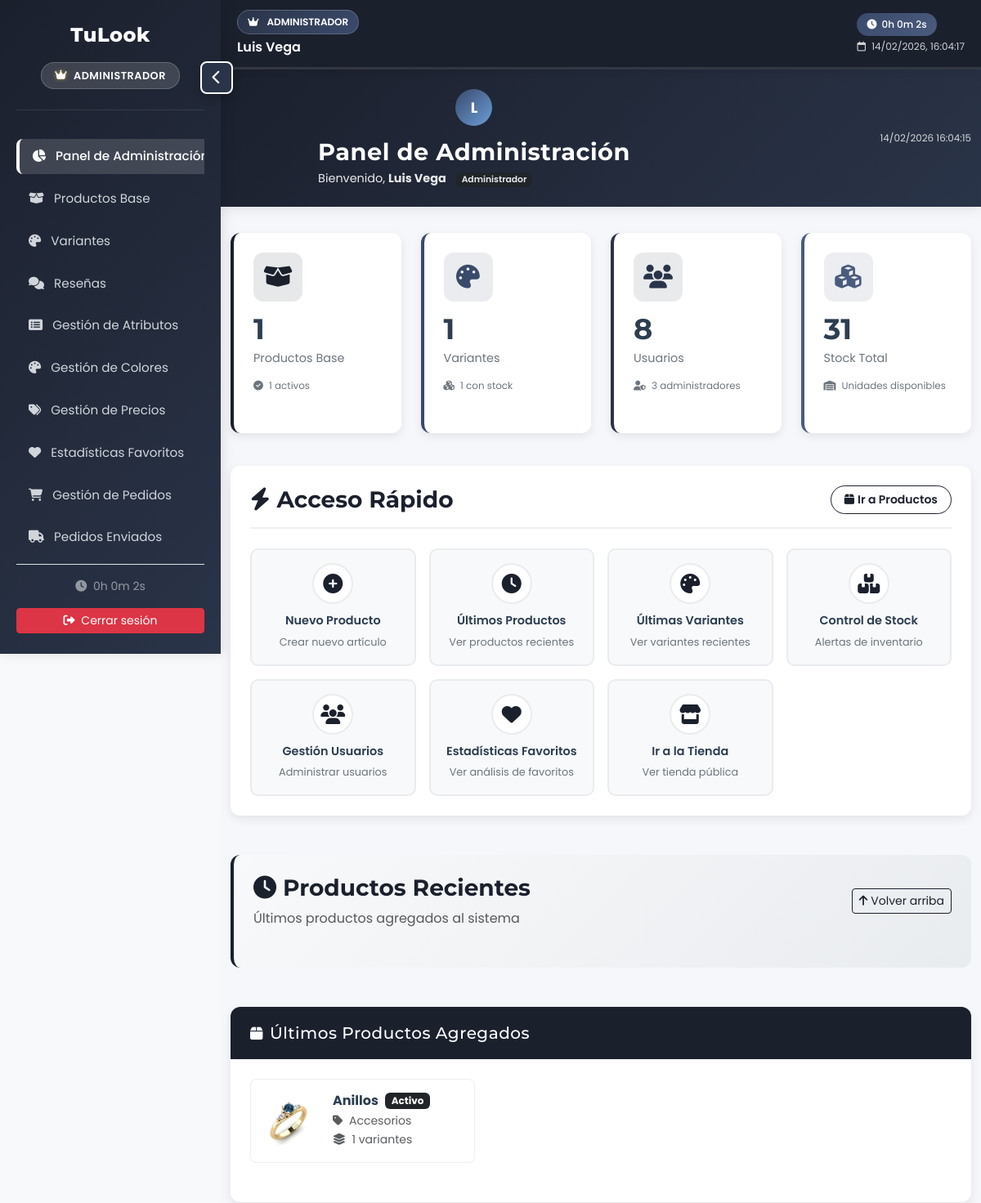
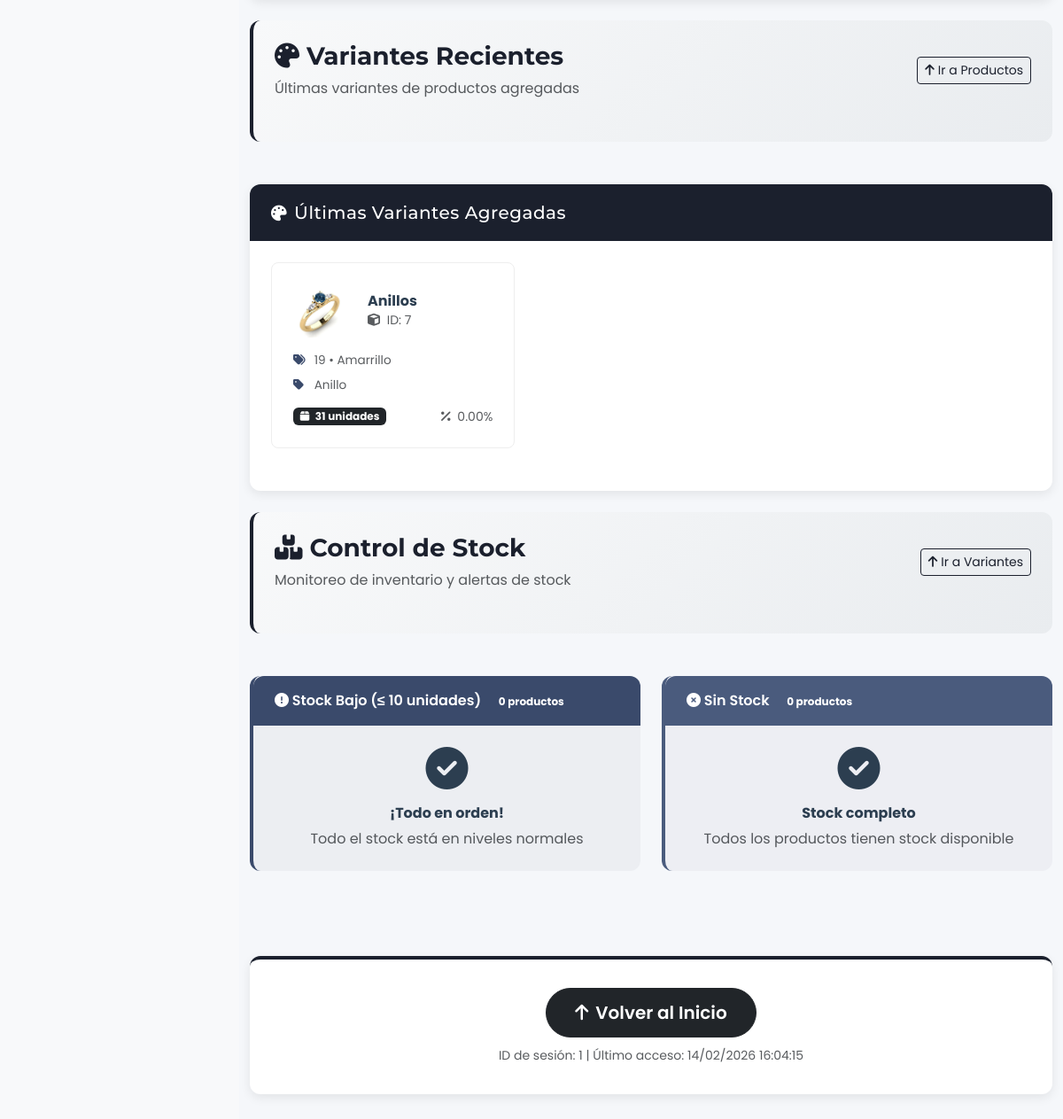
The page /?c=Admin&a=index&t=1771085055&r=7615&fresh=1 (signed in) on the database its author committed (2 pictures, top to bottom).
### tables this page shows
CREATE TABLE `articulo` (
  `ID_Articulo` int(11) NOT NULL,
  `N_Articulo` varchar(45) NOT NULL,
  `Foto` varchar(300) NOT NULL,
  `ID_Categoria` int(11) NOT NULL,
  `ID_SubCategoria` int(11) NOT NULL,
  `ID_Genero` int(11) NOT NULL,
  `ID_Precio` int(11) NOT NULL,
  `Activo` int(11) NOT NULL DEFAULT 0
);

CREATE TABLE `categoria` (
  `ID_Categoria` int(11) NOT NULL,
  `N_Categoria` varchar(45) NOT NULL
);

CREATE TABLE `producto` (
  `ID_Producto` int(11) NOT NULL,
  `ID_Articulo` int(11) NOT NULL,
  `Nombre_Producto` varchar(255) DEFAULT NULL,
  `Foto` varchar(300) NOT NULL,
  `Porcentaje` decimal(5,2) NOT NULL,
  `Cantidad` int(11) NOT NULL DEFAULT 0,
  `Activo` tinyint(1) NOT NULL DEFAULT 0,
  `ID_Atributo1` int(11) DEFAULT NULL,
  `ID_Atributo2` int(11) DEFAULT NULL,
  `ID_Atributo3` int(11) DEFAULT NULL,
  `ValorAtributo1` varchar(50) DEFAULT NULL,
  `ValorAtributo2` varchar(50) DEFAULT NULL,
  `ValorAtributo3` varchar(50) DEFAULT NULL
);

### views/admin/dashboard.php (the view, shortened to what the rows shown need)
<?php
$ultimosProductos = $this->db->query("
    SELECT a.ID_Articulo, a.N_Articulo, a.Foto, a.Activo,
           c.N_Categoria, g.N_Genero, s.SubCategoria,
           COUNT(p.ID_Producto) as total_variantes
    FROM articulo a
    LEFT JOIN categoria c ON a.ID_Categoria = c.ID_Categoria
    LEFT JOIN genero g ON a.ID_Genero = g.ID_Genero
    LEFT JOIN subcategoria s ON a.ID_SubCategoria = s.ID_SubCategoria
    LEFT JOIN producto p ON a.ID_Articulo = p.ID_Articulo
    GROUP BY a.ID_Articulo, a.N_Articulo, a.Foto, a.Activo, c.N_Categoria, g.N_Genero, s.SubCategoria
    ORDER BY a.ID_Articulo DESC
    LIMIT 5
")->fetchAll(PDO::FETCH_ASSOC);
$ultimasVariantes = $this->db->query("
    SELECT p.ID_Producto, a.N_Articulo, a.Foto,
           p.ValorAtributo1, p.ValorAtributo2, p.ValorAtributo3,
           p.Cantidad, p.Porcentaje, p.Nombre_Producto
    FROM producto p
    LEFT JOIN articulo a ON p.ID_Articulo = a.ID_Articulo
    ORDER BY p.ID_Producto DESC
    LIMIT 5
")->fetchAll(PDO::FETCH_ASSOC);
?>
<link rel="stylesheet" href="<?= BASE_URL ?>assets/css/dashboard.css">
<div class="dashboard-body">
    <div class="dashboard-header">
        <div class="container">
            <div class="row align-items-center">
                <div class="col-md-8">
                    <div class="user-info">
                        <div class="welcome-text">
                            <h1>Panel de Administración</h1>
                        </div>
                    </div>
                </div>
            </div>
        </div>
    </div>
    <div class="container">
        <div class="row mb-4">
            <div class="col-12">
                <div class="content-card">
                    <div class="card-body">
                        <?php if (!empty($ultimosProductos)): ?>
                            <div class="row g-3">
                                <?php foreach ($ultimosProductos as $producto): ?>
                                    <div class="col-md-6 col-lg-4">
                                        <div class="product-card">
                                            <div class="row align-items-center">
                                                <div class="col-auto">
                                                    <?php
                                                    $rutaImagen = trim($producto['Foto'] ?? '');
                                                    if ($rutaImagen !== '') {
                                                        $rutaImagen = BASE_URL . ltrim($rutaImagen, '/');
                                                    } else {
                                                        $rutaImagen = BASE_URL . 'assets/img/sin_imagen.png';
                                                    }
                                                    ?>
                                                    <img src="<?= htmlspecialchars($rutaImagen); ?>"
                                                         class="product-image"
                                                         alt="<?= htmlspecialchars($producto['N_Articulo']); ?>">
                                                </div>
                                                <div class="col">
                                                    <div class="d-flex align-items-center mb-1">
                                                        <h6 class="mb-0 fw-bold"><?= htmlspecialchars($producto['N_Articulo']); ?></h6>
                                                        <span class="badge ms-2 bg-<?= $producto['Activo'] ? 'dark' : 'secondary' ?>">
                                                            <?= $producto['Activo'] ? 'Activo' : 'Inactivo' ?>
                                                        </span>
                                                    </div>
                                                    <small class="text-muted d-block">
                                                        <i class="fas fa-tag me-1"></i>
                                                        <?= htmlspecialchars($producto['N_Categoria']); ?>
                                                    </small>
                                                    <small class="text-muted">
                                                        <i class="fas fa-layer-group me-1"></i>
                                                        <?= $producto['total_variantes'] ?> variantes
                                                    </small>
                                                </div>
                                            </div>
                                        </div>
                                    </div>
                                <?php endforeach; ?>
                            </div>
                        <?php endif; ?>
                    </div>
                </div>
            </div>
        </div>
        <div class="row mb-4">
            <div class="col-12">
                <div class="content-card">
                    <div class="card-body">
                        <?php if (!empty($ultimasVariantes)): ?>
                            <div class="row g-3">
                                <?php foreach ($ultimasVariantes as $variante): ?>
                                    <div class="col-md-6 col-lg-4">
                                        <div class="variant-card">
                                            <div class="row align-items-center mb-3">
                                                <div class="col-auto">
                                                    <?php
                                                    $rutaImagen = trim($variante['Foto'] ?? '');
                                                    if ($rutaImagen !== '') {
                                                        $rutaImagen = BASE_URL . ltrim($rutaImagen, '/');
                                                    } else {
                                                        $rutaImagen = BASE_URL . 'assets/img/sin_imagen.png';
                                                    }
                                                    ?>
                                                    <img src="<?= htmlspecialchars($rutaImagen); ?>"
                                                         class="variant-image"
                                                         alt="<?= htmlspecialchars($variante['N_Articulo']); ?>">
                                                </div>
                                                <div class="col">
                                                    <h6 class="mb-0 fw-bold"><?= htmlspecialchars($variante['N_Articulo']); ?></h6>
                                                    <small class="text-muted">
                                                        <i class="fas fa-cube me-1"></i>
                                                        ID: <?= $variante['ID_Producto'] ?>
                                                    </small>
                                                </div>
                                            </div>
                                            <div class="variant-info">
                                                <div class="variant-details mb-3">
                                                    <?php
                                                    $atributos = [];
                                                    if (!empty($variante['ValorAtributo1'])) $atributos[] = $variante['ValorAtributo1'];
                                                    if (!empty($variante['ValorAtributo2'])) $atributos[] = $variante['ValorAtributo2'];
                                                    if (!empty($atributos)): ?>
                                                        <small class="text-muted d-block mb-2">
                                                            <i class="fas fa-tags me-1"></i>
                                                            <?= implode(' • ', $atributos) ?>
                                                        </small>
                                                    <?php endif; ?>
                                                    <?php if (!empty($variante['Nombre_Producto'])): ?>
                                                        <small class="text-muted d-block">
                                                            <i class="fas fa-tag me-1"></i>
                                                            <?= htmlspecialchars($variante['Nombre_Producto']); ?>
                                                        </small>
                                                    <?php endif; ?>
                                                </div>
                                                <div class="d-flex justify-content-between align-items-center">
                                                    <span class="badge bg-dark">
                                                        <i class="fas fa-box me-1"></i>
                                                        <?= $variante['Cantidad'] ?> unidades
                                                    </span>
                                                    <?php if (!empty($variante['Porcentaje'])): ?>
                                                        <small class="text-muted">
                                                            <i class="fas fa-percentage me-1"></i>
                                                            <?= $variante['Porcentaje'] ?>%
                                                        </small>
                                                    <?php endif; ?>
                                                </div>
                                            </div>
                                        </div>
                                    </div>
                                <?php endforeach; ?>
                            </div>
                        <?php endif; ?>
                    </div>
                </div>
            </div>
        </div>
    </div>
</div>

### rows shown on the page
articulo: Foto (picture), N_Articulo "Anillos", Activo "Activo", ID_Categoria.N_Categoria "Accesorios", total_variantes "1"
producto: ID_Articulo.Foto (picture), ID_Articulo.N_Articulo "Anillos", ID_Producto "7", atributos "19 • Amarrillo", Nombre_Producto "Anillo", Cantidad "31", Porcentaje "0.00"

### other values the page prints
$_SESSION['Nombre_Completo'] "Luis Vega"
substr(htmlspecialchars($_SESSION['Nombre_Completo'] ?? 'A'), 0, 1) "L"
$stats['total_articulos'] "1"
$stats['productos_activos'] "1"
$stats['total_variantes'] "1"
$stats['variantes_con_stock'] "1"
$stats['total_usuarios'] "8"
$stats['administradores'] "3"
$stats['stock_total'] "31"
count($stockBajo) "0"
count($sinStock) "0"
$_SESSION['ID_Usuario'] "1"
